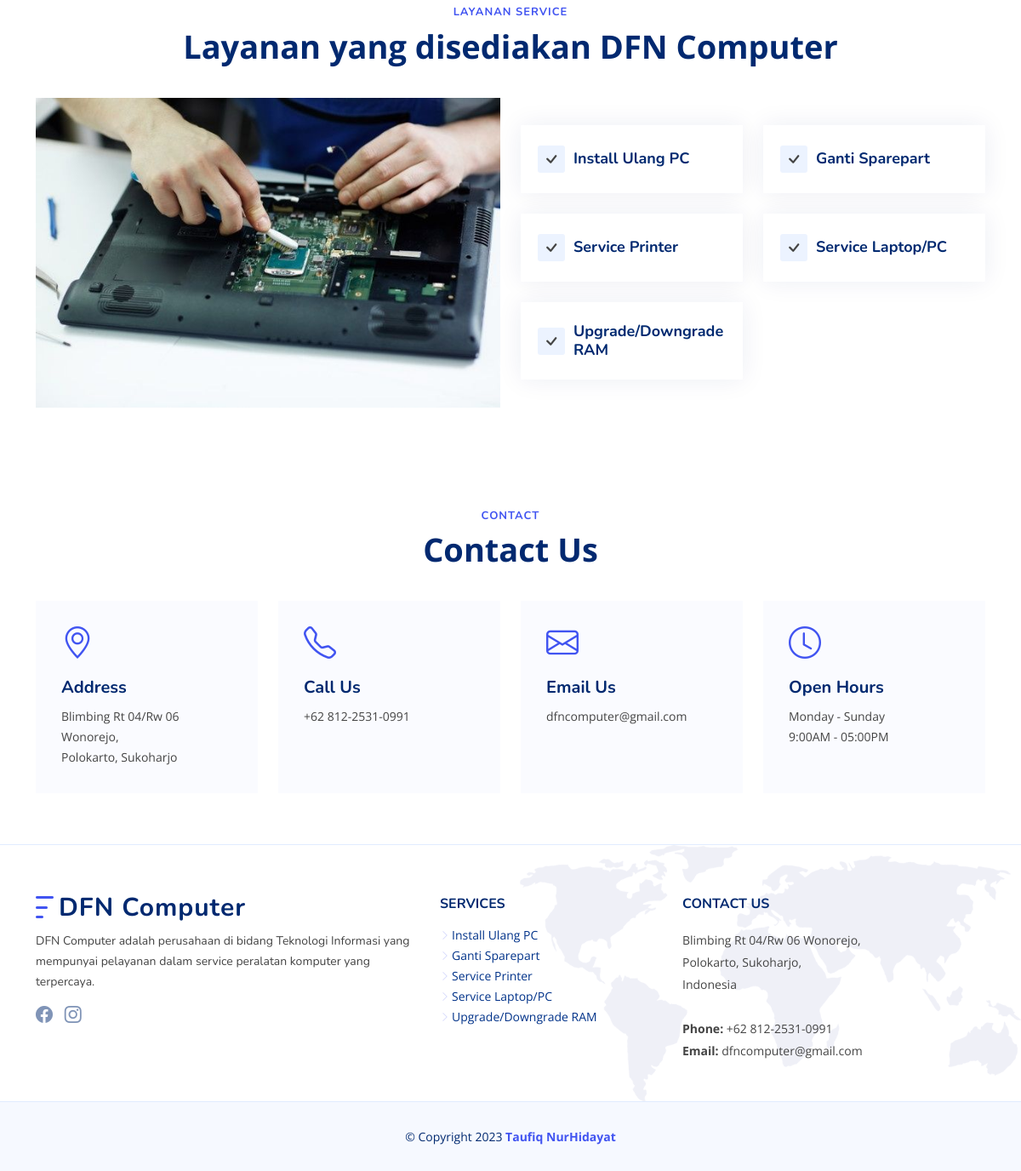
The app's page / (lower part), older data.
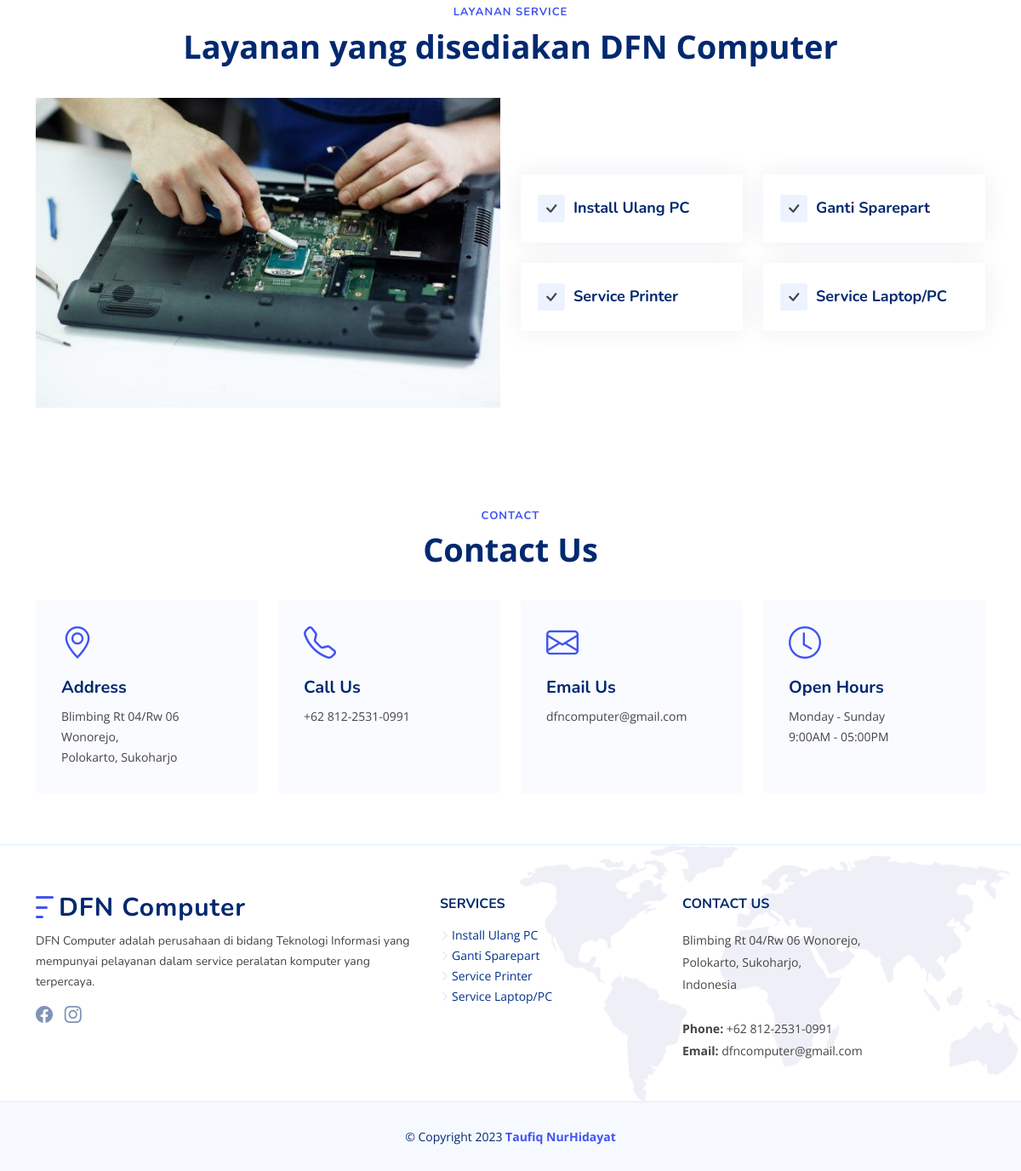
The same page, newer data.
### tables this page shows
CREATE TABLE `jasa` (
  `id_jasa` int(11) NOT NULL,
  `kategori` varchar(255) NOT NULL,
  `keterangan` varchar(255) NOT NULL
);

### index.php (the view, shortened to what the changed rows need)
<!DOCTYPE html>
<html lang="en">
<head>
  <link href="public/assets/vendor/aos/aos.css" rel="stylesheet">
  <link href="public/assets/vendor/bootstrap/css/bootstrap.min.css" rel="stylesheet">
  <link href="public/assets/vendor/bootstrap-icons/bootstrap-icons.css" rel="stylesheet">
  <link href="public/assets/vendor/glightbox/css/glightbox.min.css" rel="stylesheet">
  <link href="public/assets/vendor/remixicon/remixicon.css" rel="stylesheet">
  <link href="public/assets/vendor/swiper/swiper-bundle.min.css" rel="stylesheet">
  <link href="public/assets/css/style.css" rel="stylesheet">
  <?php
  include 'koneksi.php';
  ?>
</head>
<body>
  <main id="main">
    <section id="service" class="features">
      <div class="container" data-aos="fade-up">
        <header class="section-header">
          <h2>Layanan Service</h2>
        </header>
        <div class="row">
          <div class="col-lg-6 mt-5 mt-lg-0 d-flex">
            <div class="row align-self-center gy-4">
              <?php
              $sql = mysqli_query($koneksi, "SELECT * FROM jasa");
              while ($data = mysqli_fetch_array($sql)) {
              ?>
                <div class="col-md-6" data-aos="zoom-out" data-aos-delay="200">
                  <div class="feature-box d-flex align-items-center">
                    <i class="bi bi-check"></i>
                    <h3><?php echo $data['keterangan']; ?></h3>
                  </div>
                </div>
              <?php
              }
              ?>
            </div>
          </div>
        </div>
      </div>
    </section>
    <section id="contact" class="contact">
      <div class="container" data-aos="fade-up">
        <header class="section-header">
          <h2>Contact</h2>
        </header>
      </div>
    </section>
  </main>
  <?php
  include 'footer.php';
  ?>
</body>
</html>

### footer.php (shortened to what the changed rows need)
<footer id="footer" class="footer fixed">
  <div class="footer-top">
    <div class="container">
      <div class="row gy-4">
        <div class="col-lg-3 col-md-12 footer-links">
          <?php
          $sql = mysqli_query($koneksi, "SELECT * FROM jasa");
          while ($data = mysqli_fetch_array($sql)) {
          ?>
            <ul>
              <li>
                <i class="bi bi-chevron-right"></i>
                <a><?php echo $data['keterangan']; ?></a>
              </li>
            </ul>
          <?php
          }
          ?>
        </div>
      </div>
    </div>
  </div>
</footer>

Row changes from the older to the newer data that the page shows:
removed jasa: keterangan "Upgrade/Downgrade RAM"
